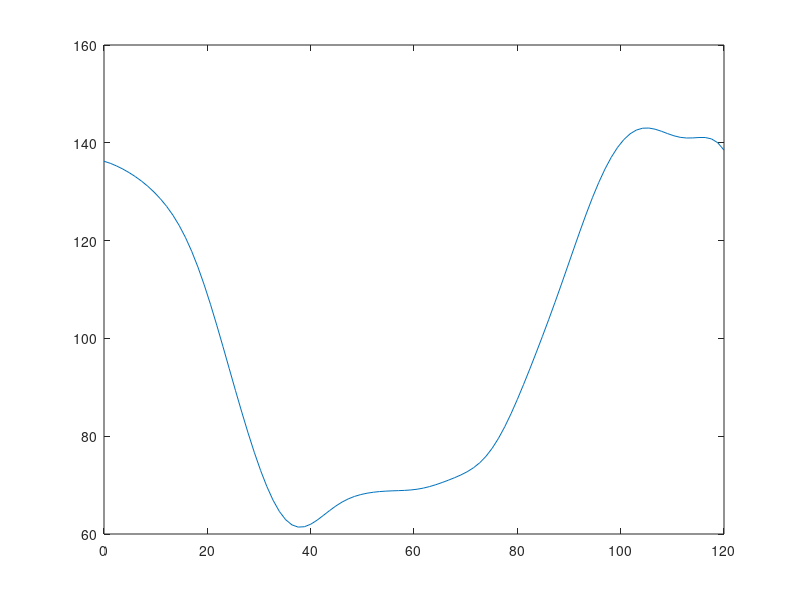

The MATLAB source for this figure:
%% Generates data for one randomly generated kick
figure(1);
clf

%pause(5);

for i = 1:100
clf
vals = [174.0039    0.0251    0.1248  124.7606    0.0463    2.0604   16.2617    0.0881    2.6480    2.6931    0.2450   -3.7469    1.3434    0.2756   -2.3161    0.7008    0.3128   -1.0626    0.1503    0.4871   -0.8925    5.1932    0.1600   -1.2477];
%vals = [146.103423226214 0.0490873852123405 0.114999652229547 85.3262684551374 0.098174770424681 1.39815103774157 19.7734716941001 0.196349540849362 1.37662082890395 6.07122656121543 0.294524311274043 1.35163597716866 3.8335063586401 0.392699081698724 1.02416287295631 1.73143744572664 0.490873852123405 0.934183376666444 1.61782043913063 0.589048622548086 0.956968742601002 1.32730641738066 0.687223392972767 0.754327406801219];
%vals = [  166.5049    1.9263    0.8605  103.3772    4.0972    3.0365   10.9344   18.1612   -0.5098    4.5522   27.5556   -4.4748    5.5613   27.8193   -1.6661    0.2920   40.1477    5.2672    3.5779   20.0099  -11.0869    0.1540   68.3153   -1.0036];
prep = rand(1, 24) ./ 20 + 1;
vals = vals .* prep;

a1 = vals(1);
b1 = vals(2);
c1 = vals(3);
a2 = vals(4);
b2 = vals(5);
c2 = vals(6);
a3 = vals(7);
b3 = vals(8);
c3 = vals(9);
a4 = vals(10);
b4 = vals(11);
c4 = vals(12);
a5 = vals(13);
b5 = vals(14);
c5 = vals(15);
a6 = vals(16);
b6 = vals(17);
c6 = vals(18);
a7 = vals(19);
b7 = vals(20);
c7 = vals(21);
a8 = vals(22);
b8 = vals(23);
c8 = vals(24);


%x = T_Hip;
x = linspace(0,120);
%x = linspace(0,100);
y = a1*sin(b1*x+c1) + a2*sin(b2*x+c2) + a3*sin(b3*x+c3) + a4*sin(b4*x+c4) + a5*sin(b5*x+c5) + a6*sin(b6*x+c6) + a7*sin(b7*x+c7) + a8*sin(b8*x+c8);

plot(x,y);
hold on;
pause(0.01);
end